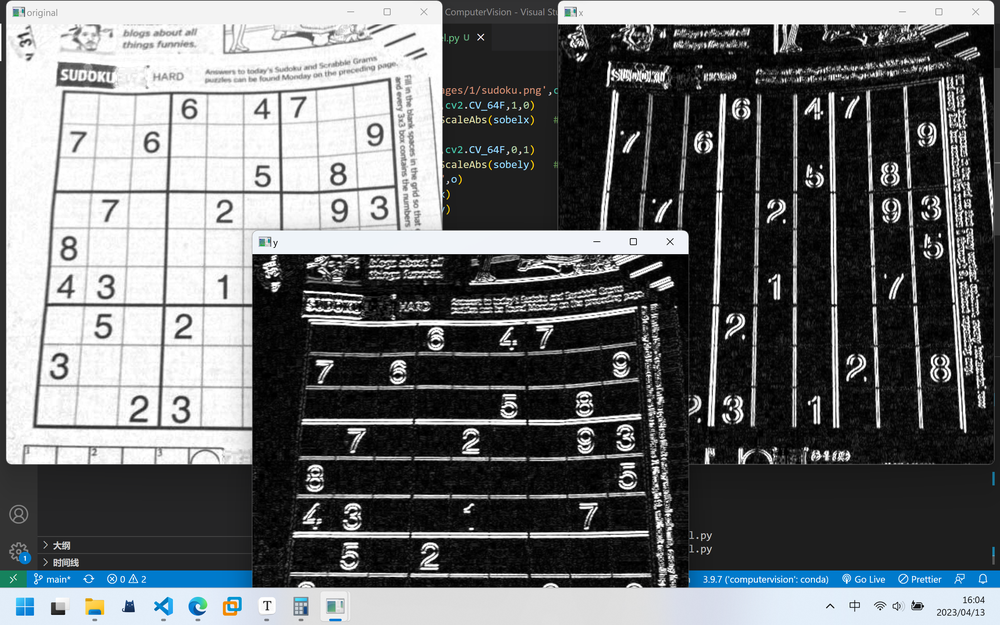
#> input picture hw/hw1/assets/image-20230413160503383.png, 1000 x 625 px, shrunk from 2880 x 1800 before the run
$ python -i harris_manual.py   (imports and definitions only)
#> lines starting #> are read from the running program, lines starting #| are printed output that depends on the picture
import numpy as np
from scipy.ndimage import filters


def compute_harris_response(im, sigma=3):
    """在一幅灰度图像中，对每个像素计算 Harris 角点检测器响应函数"""
    # 计算导数
    imx = np.zeros(im.shape)
    filters.gaussian_filter(im, (sigma, sigma), (0, 1), imx)
    imy = np.zeros(im.shape)
    filters.gaussian_filter(im, (sigma, sigma), (1, 0), imy)

    # 计算 Harris 矩阵的分量
    Wxx = filters.gaussian_filter(imx * imx, sigma)
    Wxy = filters.gaussian_filter(imx * imy, sigma)
    Wyy = filters.gaussian_filter(imy * imy, sigma)

    # 计算特征值和迹
    Wdet = Wxx * Wyy - Wxy**2
    Wtr = Wxx + Wyy

    return Wdet / Wtr


def get_harris_points(harrisim, min_dist=10, threshold=0.1):
    """从一幅 Harris 响应图像中返回角点。min_dist 为分割角点和图像边界的最少像素数目"""
    # 寻找高于阈值的候选角点
    corner_threshold = harrisim.max() * threshold
    harrisim_t = (harrisim > corner_threshold) * 1

    # 得到候选点的坐标
    coords = np.array(harrisim_t.nonzero()).T

    # 以及它们的 Harris 响应值
    candidate_values = [harrisim[c[0], c[1]] for c in coords]

    # 对候选点按照 Harris 响应值进行排序
    index = np.argsort(candidate_values)

    # 将可行点的位置保存到数组中
    allowed_locations = np.zeros(harrisim.shape)
    allowed_locations[min_dist:-min_dist, min_dist:-min_dist] = 1

    # 按照最小距离原则，选择最佳 Harris 点
    filtered_coords = []
    for i in index:
        if allowed_locations[coords[i, 0], coords[i, 1]] == 1:
            filtered_coords.append(coords[i])
            allowed_locations[
                (coords[i, 0] - min_dist) : (coords[i, 0] + min_dist),
                (coords[i, 1] - min_dist) : (coords[i, 1] + min_dist),
            ] = 0

    return filtered_coords


def plot_harris_points(image, filtered_coords):
    """绘制图像中检测到的角点"""
    import matplotlib.pyplot as plt

    plt.figure()
    plt.gray()
    plt.imshow(image)
    plt.plot([p[1] for p in filtered_coords], [p[0] for p in filtered_coords], "*")
    plt.axis("off")
    plt.show()

>>> import cv2
>>> picture = cv2.imread('assets/image-20230413160503383.png', cv2.IMREAD_GRAYSCALE)
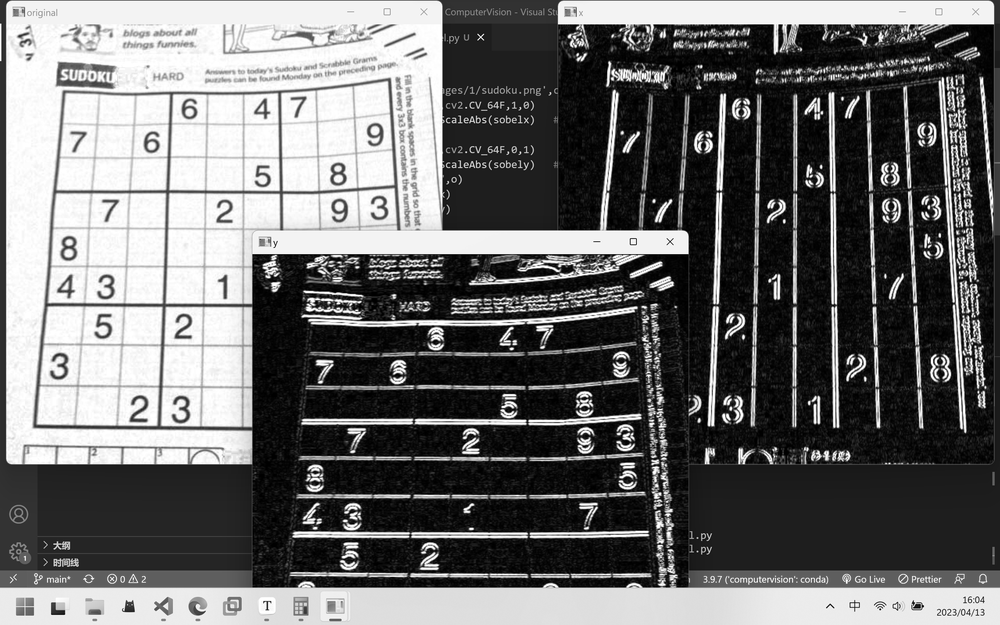
#> picture: shape (625, 1000); min 0, max 255, mean 108.9
>>> result = compute_harris_response(picture)
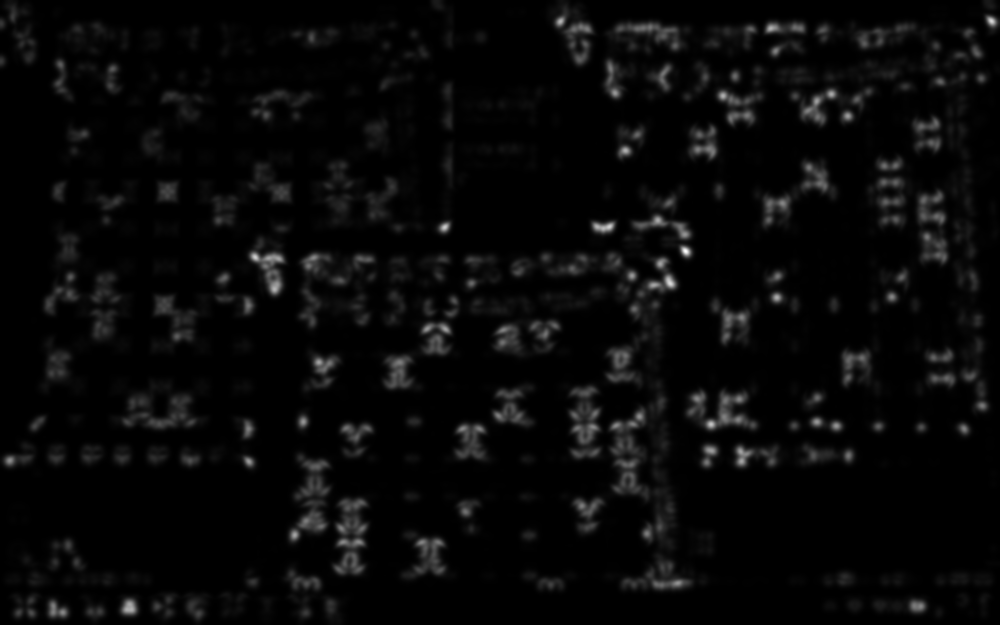
#> result: shape (625, 1000) float64; 0.37% of the values are NaN or infinite; the others: min 0, max 95.24, mean 3.25; drawn with min black, max white, NaN and infinite black

$ run again, on hw/hw1/assets/image-20230413160858561.png
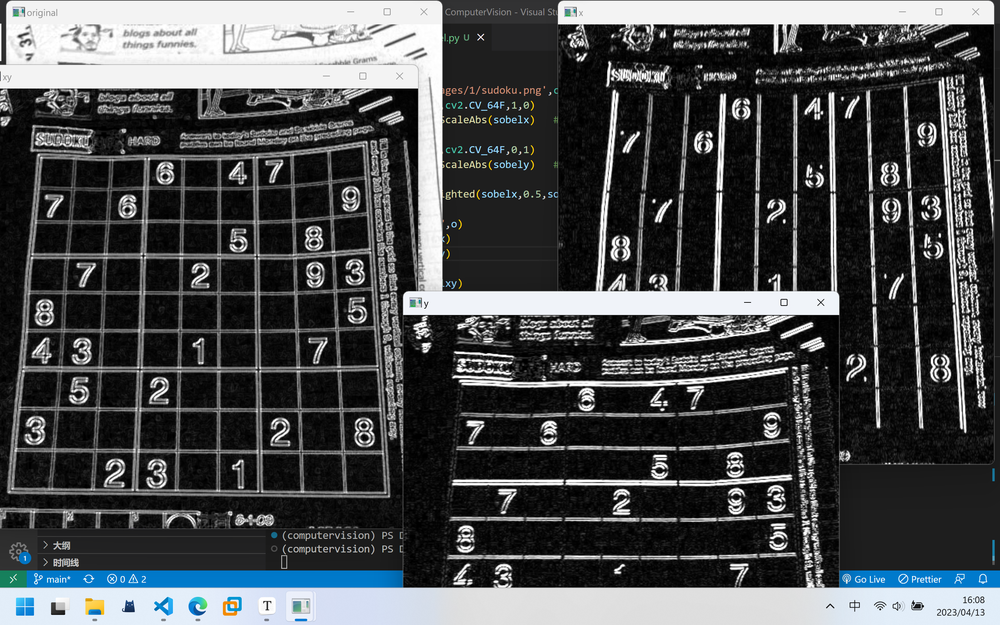
#> input picture hw/hw1/assets/image-20230413160858561.png, 1000 x 625 px, shrunk from 2880 x 1800 before the run
#> `picture = cv2.imread('assets/image-20230413160503383.png', cv2.IMREAD_..`:
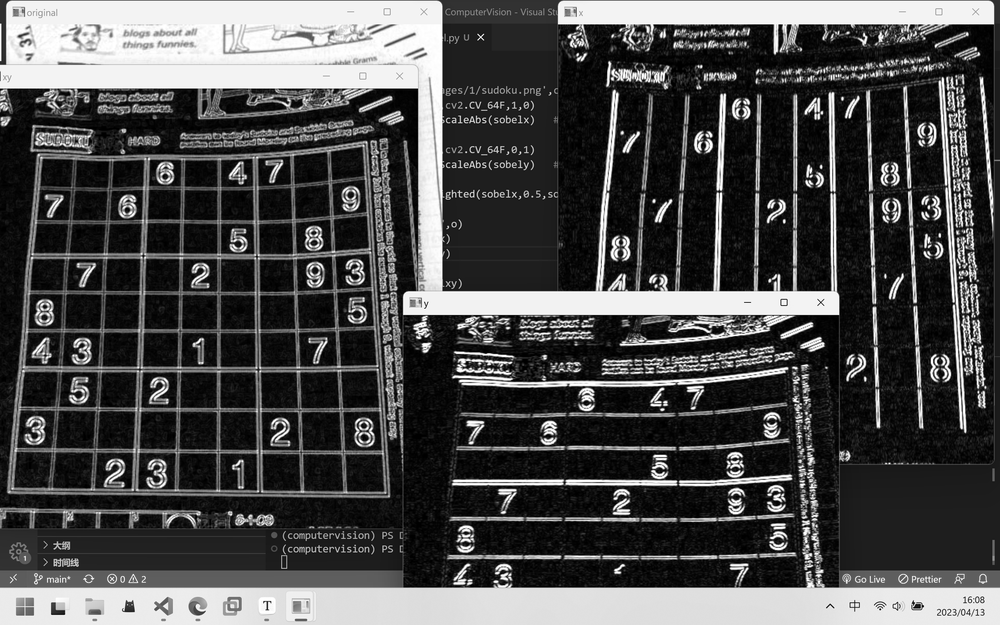
#> picture: shape (625, 1000); min 0, max 255, mean 76.4
#> `result = compute_harris_response(picture)`:
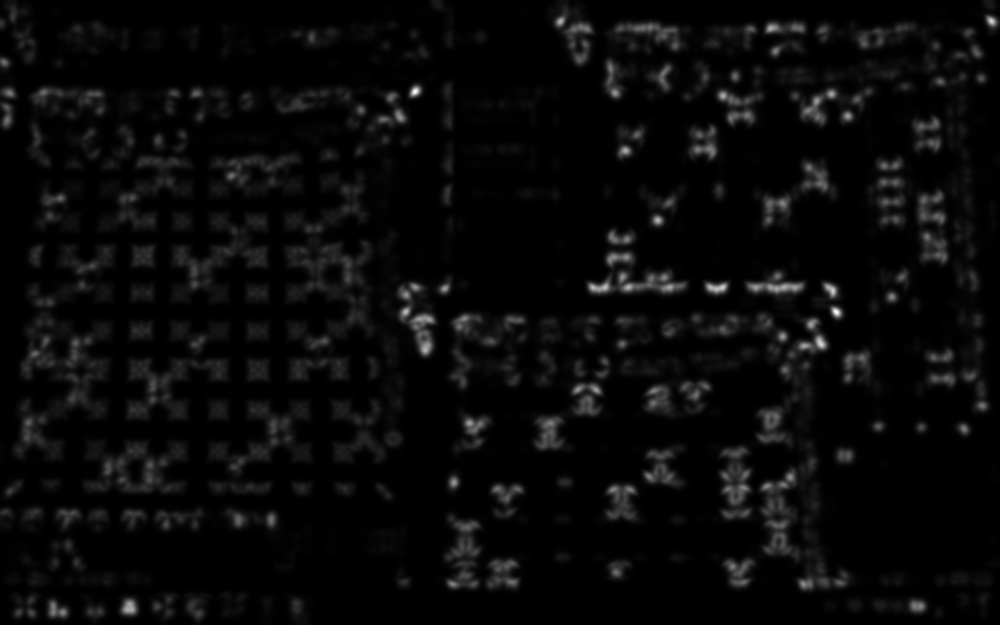
#> result: shape (625, 1000) float64; 0.14% of the values are NaN or infinite; the others: min 0, max 96.97, mean 3.71; drawn with min black, max white, NaN and infinite black

$ run again, on hw/hw1/assets/image-20230414102555820.png
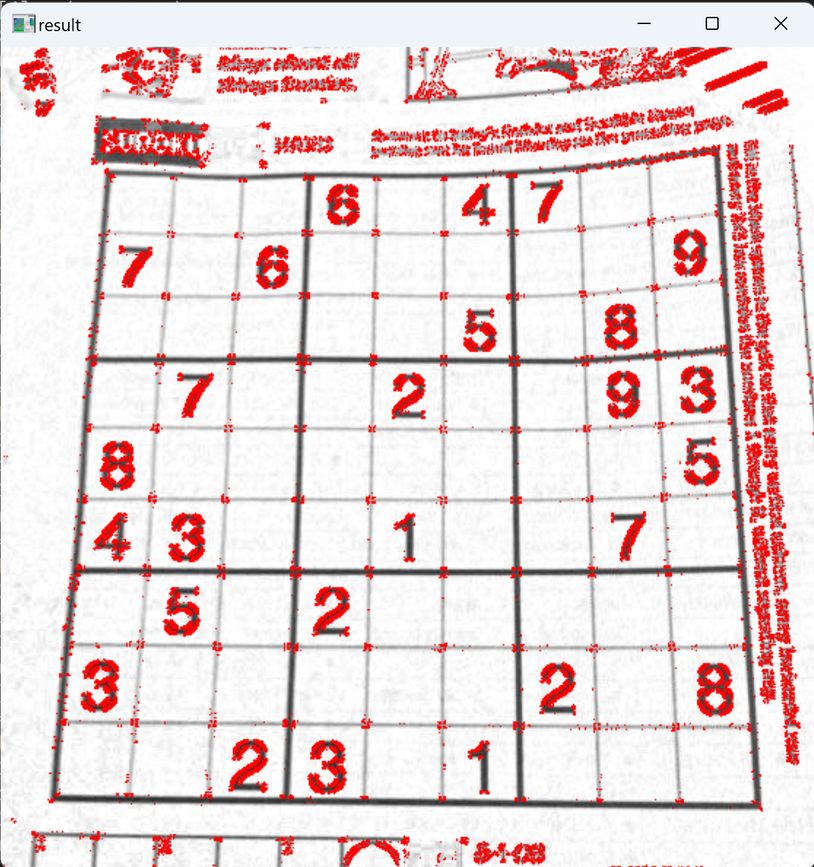
#> input picture hw/hw1/assets/image-20230414102555820.png, 814 x 867 px, shrunk from 1255 x 1336 before the run
#> `picture = cv2.imread('assets/image-20230413160503383.png', cv2.IMREAD_..`:
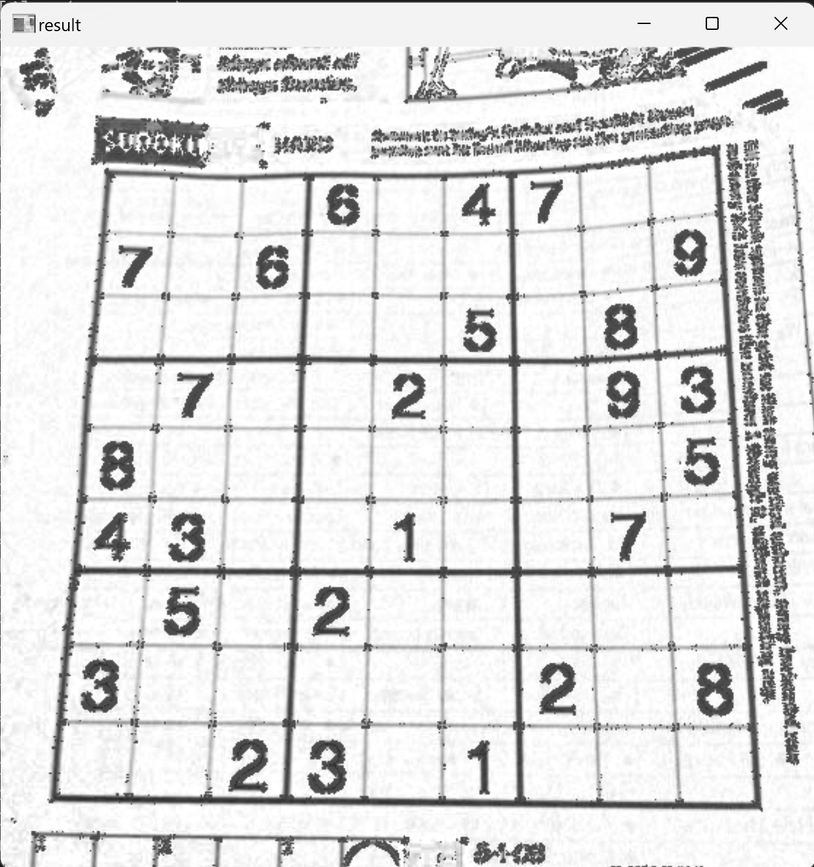
#> picture: shape (867, 814); min 0, max 255, mean 221.9
#> `result = compute_harris_response(picture)`:
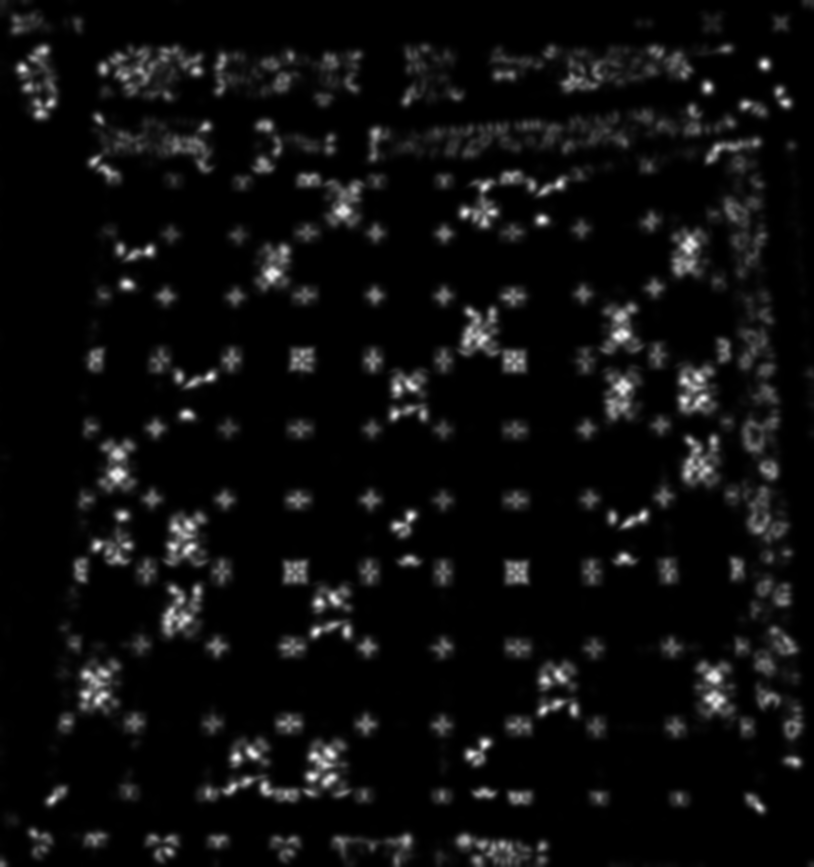
#> result: shape (867, 814) float64; min 0, max 63.26, mean 3.4; drawn with min black and max white

$ run again, on hw/hw1/assets/image-20230414105614280.png
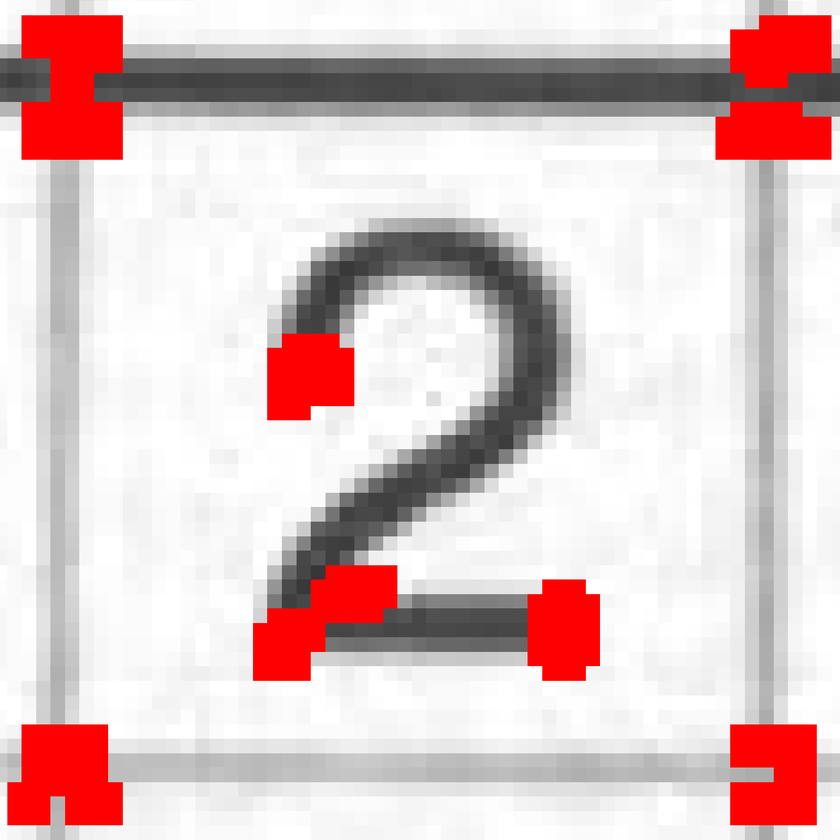
#> input picture hw/hw1/assets/image-20230414105614280.png, 840 x 840 px, shrunk from 1484 x 1483 before the run
#> `picture = cv2.imread('assets/image-20230413160503383.png', cv2.IMREAD_..`:
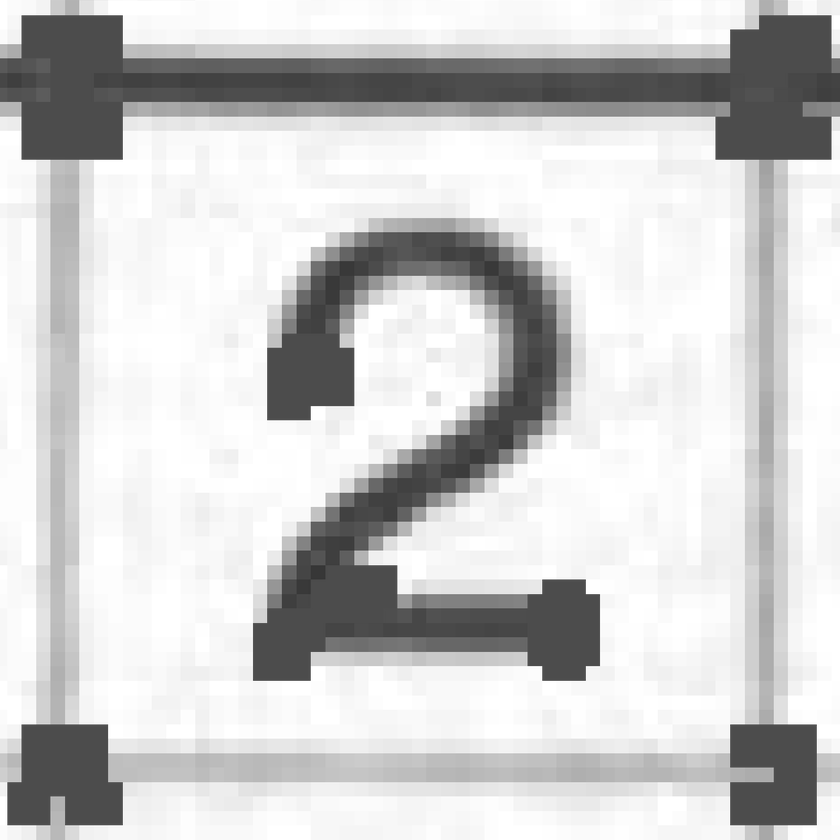
#> picture: shape (840, 840); min 51, max 255, mean 205.6
#> `result = compute_harris_response(picture)`:
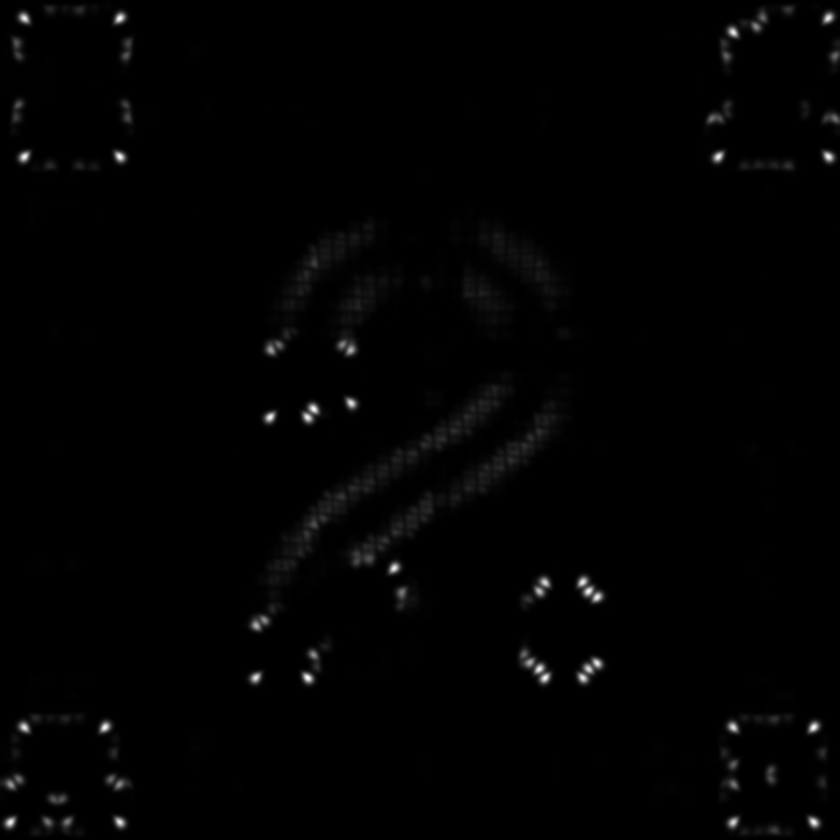
#> result: shape (840, 840) float64; 0.33% of the values are NaN or infinite; the others: min 0, max 54.08, mean 0.509; drawn with min black, max white, NaN and infinite black
